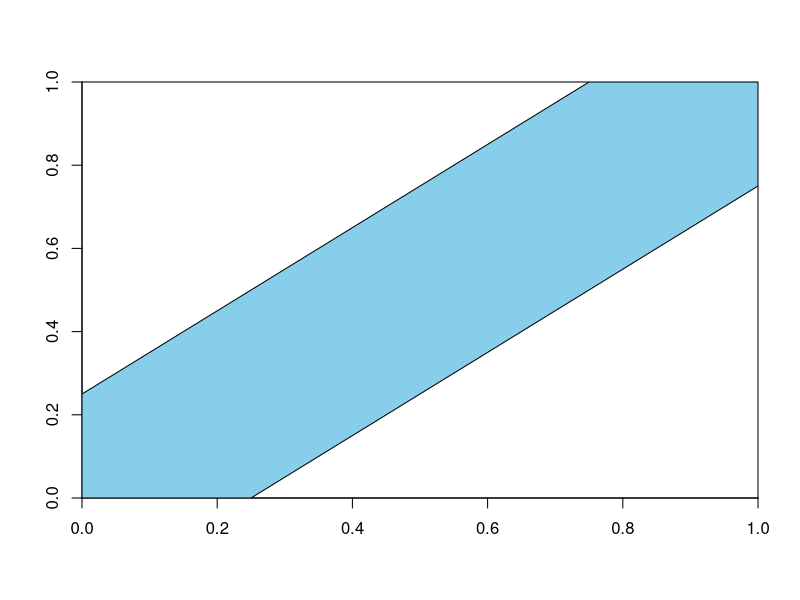

This chart was generated by the following R code:
## ---- chunk 1
x<-seq(0,1,0.01)
plot(1, type="n", xlab="", ylab="",xlim=c(0,1),ylim=c(0,1), xaxs = "i",yaxs = "i")
polygon(c(0,0,0.75,1,1,0.25),c(0,0.25,1,1,0.75,0), col='skyblue')

